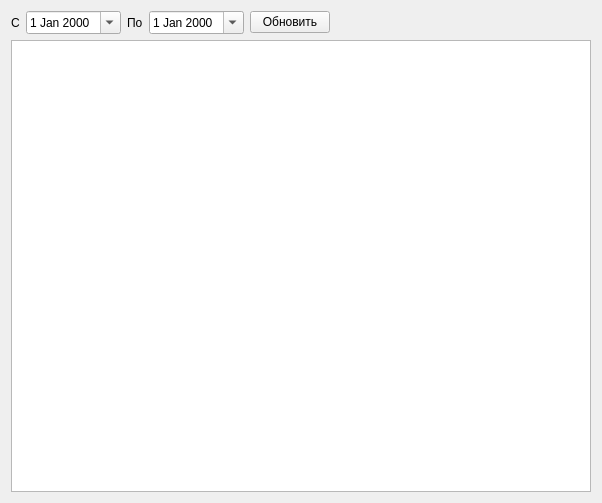
<?xml version="1.0" encoding="UTF-8"?>
<ui version="4.0">
 <class>FormVer</class>
 <widget class="QWidget" name="FormVer">
  <property name="geometry">
   <rect>
    <x>0</x>
    <y>0</y>
    <width>602</width>
    <height>503</height>
   </rect>
  </property>
  <property name="windowTitle">
   <string>Form</string>
  </property>
  <layout class="QVBoxLayout" name="verticalLayout">
   <item>
    <layout class="QHBoxLayout" name="horizontalLayout">
     <item>
      <widget class="QLabel" name="label">
       <property name="text">
        <string>С</string>
       </property>
      </widget>
     </item>
     <item>
      <widget class="QDateEdit" name="dateEditBeg">
       <property name="calendarPopup">
        <bool>true</bool>
       </property>
      </widget>
     </item>
     <item>
      <widget class="QLabel" name="label_2">
       <property name="text">
        <string>По</string>
       </property>
      </widget>
     </item>
     <item>
      <widget class="QDateEdit" name="dateEditEnd">
       <property name="calendarPopup">
        <bool>true</bool>
       </property>
      </widget>
     </item>
     <item>
      <widget class="QPushButton" name="pushButtonUpd">
       <property name="text">
        <string>Обновить</string>
       </property>
      </widget>
     </item>
     <item>
      <spacer name="horizontalSpacer">
       <property name="orientation">
        <enum>Qt::Horizontal</enum>
       </property>
       <property name="sizeHint" stdset="0">
        <size>
         <width>40</width>
         <height>20</height>
        </size>
       </property>
      </spacer>
     </item>
    </layout>
   </item>
   <item>
    <widget class="DbViewer" name="tableViewVer"/>
   </item>
  </layout>
 </widget>
 <customwidgets>
  <customwidget>
   <class>DbViewer</class>
   <extends>QTableView</extends>
   <header>db/dbviewer.h</header>
  </customwidget>
 </customwidgets>
 <resources/>
 <connections/>
</ui>
